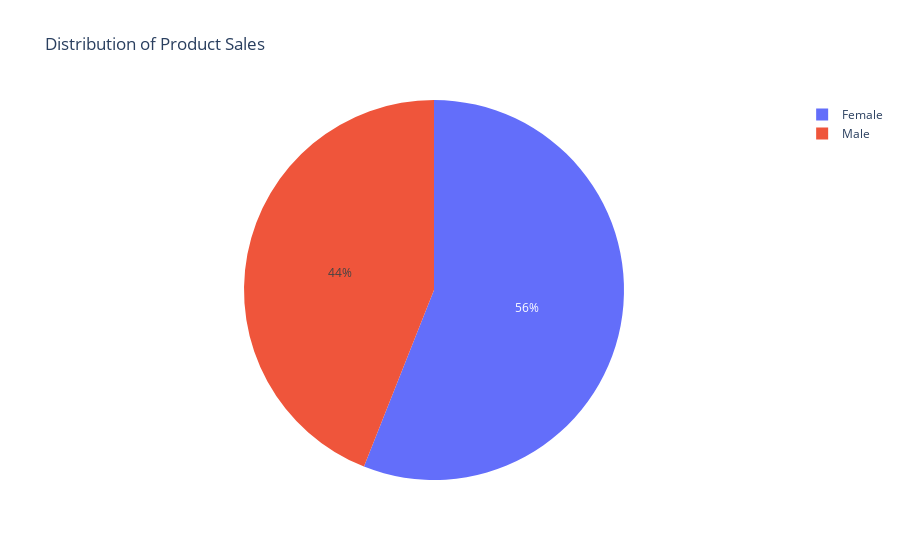

Notebook source saved alongside this figure:
### Code cell
# Pie chart: Distribution of Product Sales
product_sales = df.groupby('Gender')['Total_sales'].sum().reset_index()

fig = px.pie(product_sales, values='Total_sales', names='Gender',
              title='Distribution of Product Sales')

fig.show()

### Figure 1 — Plotly figure (JSON) as saved in the notebook; plotly's stock layout.template omitted (floating-point values rounded to 4 significant figures)
{"data": [{"domain": {"x": [0, 1], "y": [0, 1]}, "hovertemplate": "Gender=%{label}<br>Total_sales=%{value}<extra></extra>", "labels": ["Female", "Male"], "legendgroup": "", "name": "", "showlegend": true, "type": "pie", "values": [12407, 9745]}], "layout": {"legend": {"tracegroupgap": 0}, "title": {"text": "Distribution of Product Sales"}}}
